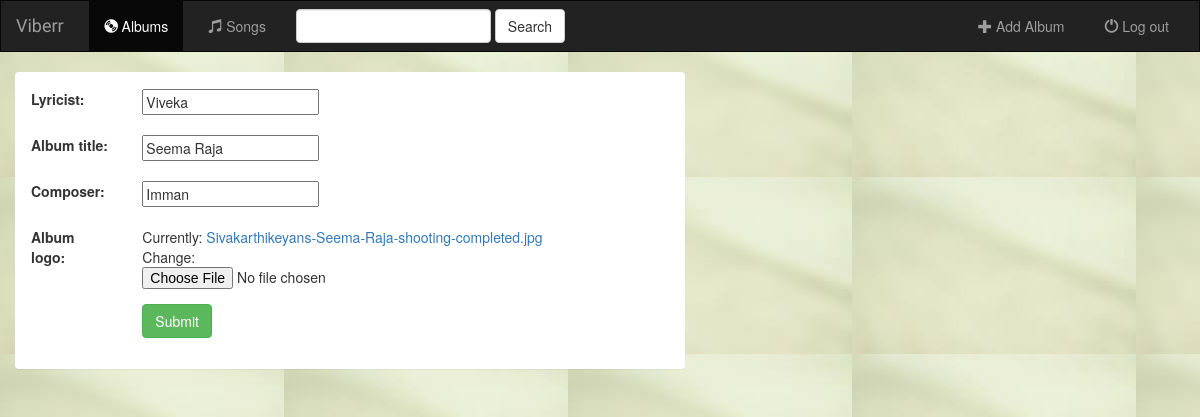
Page /music/album/3/ on the committed database.
### music/models.py (models this page shows, shortened)
class Album(models.Model):
    Lyricist=models.CharField(max_length=250)
    Album_title=models.CharField(max_length=500)
    Composer=models.CharField(max_length=250)
    Album_logo=models.FileField()

### music/views.py (the view)
# urls.py: path('album/<pk>/',views.AlbumUpdate.as_view(),name='album-update'),
class AlbumUpdate(UpdateView):
    model=Album
    fields=['Lyricist','Album_title','Composer','Album_logo']

### music/templates/music/album_form.html (shortened to what this page needs)
{% extends 'music/base.html' %}
{% block body  %}
<div class="container-fluid">
    <div class="row">
        <div class="col-sm-12 col-md-7">
            <div class="panel panel=default">
                <div class="panel-body">
                    <form class="form-horizontal" action="" method="post" enctype="multipart/form-data">
                        {% include 'music/form-template.html' %}
                        <div class="form-group">
                            <div class="col-sm-offset-2 col-sm-10">
                                <button type="submit" class="btn btn-success">Submit</button>
                            </div>
                        </div>
                    </form>
                </div>
            </div>
        </div>
    </div>
</div>
{% endblock %}

### music/templates/music/form-template.html (shortened to what this page needs)
{% for field in form%}
  <div class="form-group">
    <div class="col-sm-offset-2 col-sm-10">
    </div>
    <label class="control=label col-sm-2">{{field.label_tag}}</label>
    <div class="col-sm-10">{{field}}
    </div>
  </div>
{% endfor %}

### music/static/music/style.css (style rules this page uses)
body { background: white url("images/back.jpg") ; }

### rows in the picture
Album: form "Viveka" "Seema Raja" "Imman"

### other values in the picture
{{ field.label_tag }} "Lyricist:" "Album title:" "Composer:" "Album logo:"
